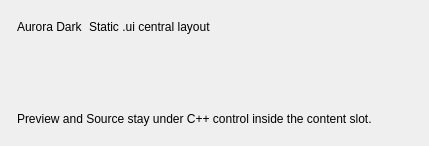
<?xml version="1.0" encoding="UTF-8"?>
<ui version="4.0">
 <class>CentralWidget</class>
 <widget class="QWidget" name="central.root">
  <layout class="QVBoxLayout" name="centralLayout">
   <property name="leftMargin"><number>8</number></property>
   <property name="topMargin"><number>8</number></property>
   <property name="rightMargin"><number>8</number></property>
   <property name="bottomMargin"><number>8</number></property>
   <property name="spacing"><number>6</number></property>
   <item>
    <widget class="QFrame" name="central.top">
     <property name="frameShape"><enum>QFrame::NoFrame</enum></property>
     <layout class="QHBoxLayout" name="topLayout">
      <property name="spacing"><number>6</number></property>
      <item>
       <widget class="QLabel" name="layoutTitle">
        <property name="text"><string>Aurora Dark</string></property>
       </widget>
      </item>
      <item>
       <widget class="QLabel" name="layoutSubtitle">
        <property name="text"><string>Static .ui central layout</string></property>
       </widget>
      </item>
      <item>
       <spacer name="topSpacer">
        <property name="orientation"><enum>Qt::Horizontal</enum></property>
        <property name="sizeHint" stdset="0"><size><width>40</width><height>20</height></size></property>
       </spacer>
      </item>
     </layout>
    </widget>
   </item>
   <item>
    <layout class="QHBoxLayout" name="toolbarRow">
     <property name="spacing"><number>0</number></property>
     <item>
      <widget class="QWidget" name="central.toolbar.leading">
       <layout class="QHBoxLayout" name="leadingLayout">
        <property name="spacing"><number>6</number></property>
       </layout>
      </widget>
     </item>
     <item>
      <widget class="QWidget" name="central.toolbar.trailing">
       <layout class="QHBoxLayout" name="trailingLayout">
        <property name="spacing"><number>6</number></property>
       </layout>
      </widget>
     </item>
    </layout>
   </item>
   <item>
    <widget class="QWidget" name="central.content">
     <layout class="QVBoxLayout" name="contentLayout">
      <property name="spacing"><number>0</number></property>
     </layout>
    </widget>
   </item>
   <item>
    <widget class="QFrame" name="central.bottom">
     <property name="frameShape"><enum>QFrame::NoFrame</enum></property>
     <layout class="QHBoxLayout" name="bottomLayout">
      <property name="spacing"><number>6</number></property>
      <item>
       <widget class="QLabel" name="layoutFooter">
        <property name="text"><string>Preview and Source stay under C++ control inside the content slot.</string></property>
       </widget>
      </item>
      <item>
       <spacer name="bottomSpacer">
        <property name="orientation"><enum>Qt::Horizontal</enum></property>
        <property name="sizeHint" stdset="0"><size><width>40</width><height>20</height></size></property>
       </spacer>
      </item>
     </layout>
    </widget>
   </item>
  </layout>
 </widget>
</ui>
